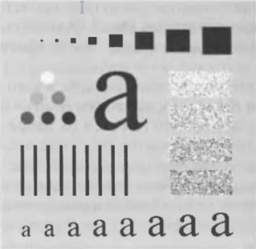
#> input picture Лабораторная 5. Частотная фильтрация/3.jpg, 256 x 249 px, shrunk from 526 x 511 before the run
$ jupyter execute Vlad-draft.ipynb   (shell and % lines are left out)
#> lines starting #> are read from the running program, lines starting #| are printed output that depends on the picture
[cell 1]
from io import BytesIO
from skimage import io
from PIL import Image, ImageDraw
from skimage import img_as_float
import numpy as np
import cv2
from matplotlib import pyplot as plt
import math

# Функция вывода изображения

[cell 2]
def showImage(images, size = 15, colorMap = 'gray'):
    countImages = len(images)
    #size *= countImages
    pic_box = plt.figure(figsize=(size, size * countImages))
    for i, image in enumerate(images):
        pic_box.add_subplot(countImages, 2, i+1)
        plt.imshow(image)
        plt.set_cmap(colorMap)
        plt.subplots_adjust(wspace=0.1, hspace=0.1)
        plt.axis('off')
    plt.show()

# Функция сдвига

[cell 3]
def get_dft_fftshift(image: np.ndarray):
    image_dft = cv2.dft(np.float32(image), flags = cv2.DFT_COMPLEX_OUTPUT)
    return np.fft.fftshift(image_dft)

# Функция для спектра изображения

[cell 4]
def get_spectrum(image: np.ndarray, const = 0):
    image_fftshift = get_dft_fftshift(image)
    magnitude = cv2.magnitude(image_fftshift[:,:,0], image_fftshift[:,:,1])
    return np.log(magnitude + const)

# Функция для DFT и Magnityde

[cell 5]
def get_dft_magnitude(image: np.ndarray):
    image_dft = cv2.dft(image, flags = cv2.DFT_COMPLEX_OUTPUT)
    return cv2.magnitude(image_dft[:,:,0], image_dft[:,:,1])

# Функция нахождения расстояния между точками

[cell 6]
def get_distance(a, b, c, d):
    return math.sqrt((a - c) * (a - c) + (b - d) * (b - d))

# Функция dft(inverse) и magnitude

[cell 7]
def get_dft_inverse_magnitude(image: np.ndarray):
    inverse_dft = cv2.dft(image, cv2.DFT_INVERSE)
    return cv2.magnitude(inverse_dft[:,:, 0], inverse_dft[:,:, 1])

## 1. Исходное изображение.

[cell 8]
image_srs= cv2.imread('3.jpg', 0)
#> image_srs: shape (249, 256); min 49, max 252, mean 193.7

## 2. Спектр изображения

[cell 9]
image_spectrum = get_spectrum(image_srs)

# Исходное изображение и его спектр

[cell 10]
showImage([image_srs, image_spectrum])
#> in showImage, `countImages = len(images)`: countImages = 2
#> the loop in showImage, `for i, image in enumerate(images):` made 2 passes

## 3. Идеальный фильтр

[cell 11]
width, height = image_srs.shape
#> width = 249; height = 256

[cell 12]
image_dft_shift = get_dft_fftshift(image_srs)

[cell 13]
mask_I = np.zeros((width, height, 2))

d = 30

for i in range(width):
    for j in range(height):
        distance = int(get_distance(i, j, width / 2, height / 2) <= d)
        mask_I[i][j][0], mask_I[i][j][1]  = distance, distance

filtrated = image_dft_shift * mask_I

showImage([cv2.magnitude(mask_I[:,:,0], mask_I[:,:,1])])

[cell 14]
filtrated_dft_inverse_magnitude = get_dft_inverse_magnitude(filtrated)
showImage([filtrated_dft_inverse_magnitude])

[cell 15]
filtrated_dft_inverse_magnitude_spectr = get_spectrum(filtrated_dft_inverse_magnitude, const=0.001)
showImage([filtrated_dft_inverse_magnitude_spectr])

[cell 16]
mask_I_rev = 1 - mask_I
showImage([cv2.magnitude(mask_I_rev[:,:,0], mask_I_rev[:,:,1])])
#> in showImage (call 5), `plt.show()`:
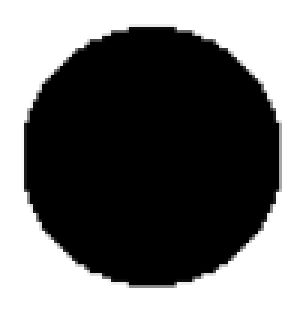
#> figure drawn by matplotlib, 1 panel

[cell 17]
filtrated_I_rev = image_dft_shift * mask_I_rev

[cell 18]
filtrated_I_rev_inverse_dft_magnitude = get_dft_inverse_magnitude(filtrated_I_rev)
showImage([filtrated_I_rev_inverse_dft_magnitude])

[cell 19]
filtrated_I_rev_inverse_dft_magnitude_spectrum = get_spectrum(filtrated_I_rev_inverse_dft_magnitude)
#> call 3 of get_spectrum, with const = 0
#> in get_spectrum (call 3), `return np.log(magnitude + const)`:
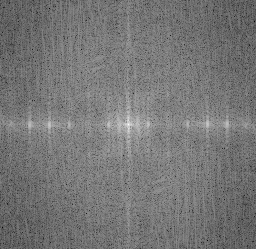
#> returned value: shape (249, 256) float32; min 12.36, max 24.32, mean 17.9; drawn with min black and max white
showImage([filtrated_I_rev_inverse_dft_magnitude_spectrum, image_spectrum])

[cell 20]
# Батерворт
width, height = image_srs.shape
mask_B = np.zeros((width, height ,2))
d = 30
degree = 2 * 2

for i in range(width):
    for j in range(height):
        value = 1 / (1 + (get_distance(i, j, width/2, height/2) / d) ** degree)
        mask_B[i][j][0], mask_B[i][j][1] = value, value

filtrated_B = image_dft_shift * mask_B

showImage([cv2.magnitude(mask_B[:,:,0], mask_B[:,:,1])])

[cell 21]
inverse_dft_magnitude = get_dft_inverse_magnitude(filtrated_B)
showImage([inverse_dft_magnitude])

[cell 22]
filtrated_B_spectrum = get_spectrum(inverse_dft_magnitude)
#> call 4 of get_spectrum, with const = 0
#> in get_spectrum (call 4), `return np.log(magnitude + const)`:
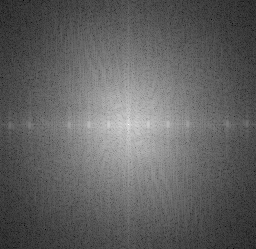
#> returned value: shape (249, 256) float32; min 4.53, max 27.39, mean 13.3; drawn with min black and max white
showImage([filtrated_B_spectrum])

[cell 23]
mask_B_rev = np.zeros((width, height, 2))
d = 15
degree = 1 / (2 * 2)

for i in range(width):
    for j in range(height):
        value = 1 / (1 + (get_distance(i, j, width/2, height/2) / d) ** degree)
        mask_B_rev[i][j][0], mask_B_rev[i][j][1] = value, value

filtrated_B_rev = image_dft_shift * mask_B_rev

showImage([cv2.magnitude(mask_B_rev[:,:,0], mask_B_rev[:,:,1])])
#> in showImage (call 11), `plt.show()`:
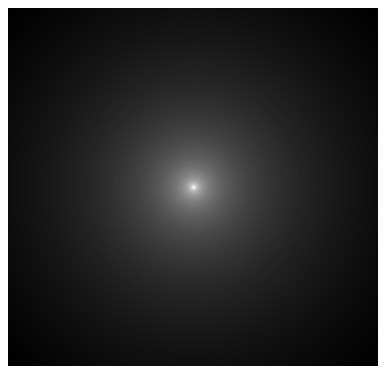
#> figure drawn by matplotlib, 1 panel

[cell 24]
dft_inverse_magnitude = get_dft_inverse_magnitude(filtrated_B_rev)
#> in get_dft_inverse_magnitude (call 4), `return cv2.magnitude(inverse_dft[:,:, 0], inverse_dft[:,:, 1])`:
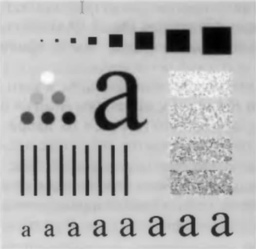
#> returned value: shape (249, 256) float64; min 3402250.6, max 10704637.5, mean 8648991.8; drawn with min black and max white
showImage([dft_inverse_magnitude])

[cell 25]
# Гаусов
mask_G = np.zeros((width, height ,2))
d = 20

for i in range(width):
    for j in range(height):
        value = math.exp(-(get_distance(i, j, width/2, height/2) ** 2) / (2*d*d))
        mask_G[i][j][0], mask_G[i][j][1] = value, value

filtrated_G = image_dft_shift * mask_G

showImage([cv2.magnitude(mask_G[:,:,0], mask_G[:,:,1])])
#> in showImage (call 13), `plt.show()`:
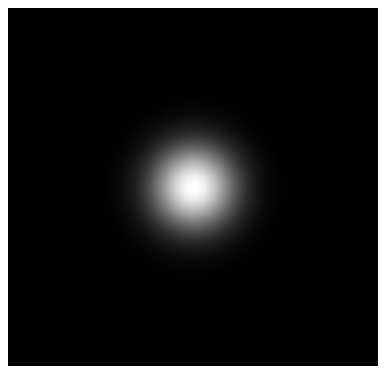
#> figure drawn by matplotlib, 1 panel

[cell 26]
dft_inverse_magnitude = get_dft_inverse_magnitude(filtrated_G)
showImage([dft_inverse_magnitude])

[cell 27]
# не так отрабатывает
spectrum_G = get_spectrum(dft_inverse_magnitude, const=0.001)
#> in get_spectrum (call 5), `return np.log(magnitude + const)`:
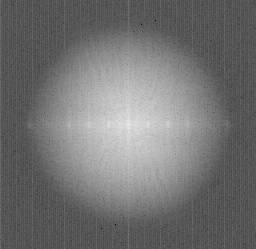
#> returned value: shape (249, 256) float32; min -6.91, max 27.39, mean 8.6; drawn with min black and max white
showImage([spectrum_G])

[cell 28]
mask_G_rev = 1 - mask_G
filtrated_G_rev = image_dft_shift * mask_G_rev
showImage([cv2.magnitude(mask_G_rev[:,:,0], mask_G_rev[:,:,1])])
#> in showImage (call 16), `plt.show()`:
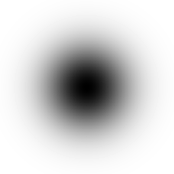
#> figure drawn by matplotlib, 1 panel

[cell 29]
dft_inverse_magnitude = get_dft_inverse_magnitude(filtrated_G_rev)
#> in get_dft_inverse_magnitude (call 6), `return cv2.magnitude(inverse_dft[:,:, 0], inverse_dft[:,:, 1])`:
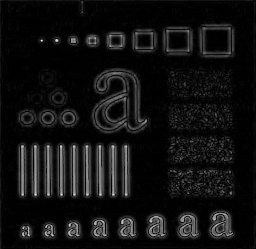
#> returned value: shape (249, 256) float64; min 95.35, max 7268477.1, mean 504557.4; drawn with min black and max white
showImage([dft_inverse_magnitude])

[cell 30]
showImage([get_spectrum(dft_inverse_magnitude)])
#> in get_spectrum (call 6), `return np.log(magnitude + const)`:
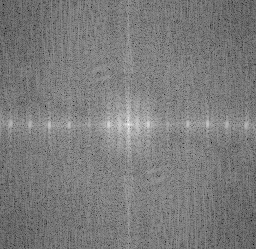
#> returned value: shape (249, 256) float32; min 11.95, max 24.19, mean 17.9; drawn with min black and max white

$ run again, with Лабораторная 5. Частотная фильтрация/1.jpg copied over Лабораторная 5. Частотная фильтрация/3.jpg
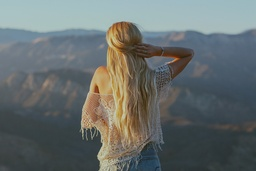
#> input picture Лабораторная 5. Частотная фильтрация/1.jpg, 256 x 171 px, shrunk from 2732 x 1821 before the run
#> in get_spectrum, `return np.log(magnitude + const)`:
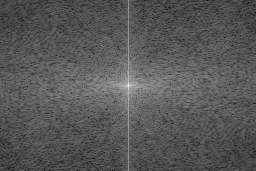
#> returned value: shape (171, 256) float32; min 2.41, max 15.36, mean 6.87; drawn with min black and max white
#> countImages = 2
#> the loop in showImage, `for i, image in enumerate(images):` made 2 passes
#> in get_spectrum (call 6), `return np.log(magnitude + const)`:
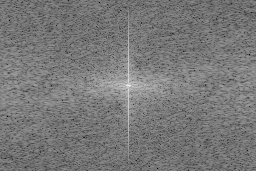
#> returned value: shape (171, 256) float32; min 12, max 22.85, mean 17.1; drawn with min black and max white

$ run again, with Лабораторная 5. Частотная фильтрация/2.jpg copied over Лабораторная 5. Частотная фильтрация/3.jpg
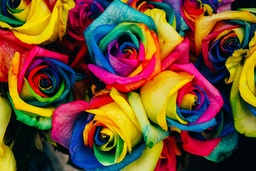
#> input picture Лабораторная 5. Частотная фильтрация/2.jpg, 256 x 171 px, shrunk from 1200 x 800 before the run
#> countImages = 2
#> the loop in showImage, `for i, image in enumerate(images):` made 2 passes
#> in get_spectrum (call 6), `return np.log(magnitude + const)`:
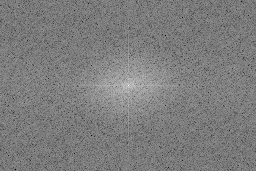
#> returned value: shape (171, 256) float32; min 12.2, max 23.95, mean 18; drawn with min black and max white
